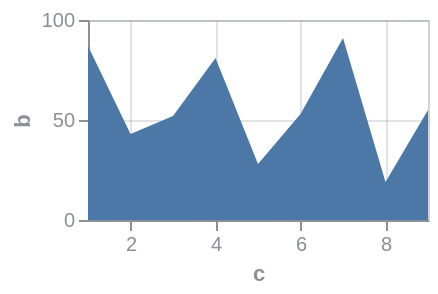

Describe this chart as a Vega-Lite specification.
### Vega specification from a JSON file in a GitHub repository (floating-point values rounded to 4 significant figures)
{"$schema": "https://vega.github.io/schema/vega/v6.json", "background": null, "padding": 5, "width": 170, "height": 100, "style": "cell", "data": [{"name": "source_0", "values": [{"a": "A", "b": 28, "c": 5, "g": "x"}, {"a": "B", "b": 55, "c": 9, "g": "y"}, {"a": "C", "b": 43, "c": 2, "g": "x"}, {"a": "D", "b": 91, "c": 7, "g": "y"}, {"a": "E", "b": 81, "c": 4, "g": "x"}, {"a": "F", "b": 53, "c": 6, "g": "y"}, {"a": "G", "b": 19, "c": 8, "g": "x"}, {"a": "H", "b": 87, "c": 1, "g": "y"}, {"a": "I", "b": 52, "c": 3, "g": "x"}]}, {"name": "data_0", "source": "source_0", "transform": [{"type": "formula", "expr": "toNumber(datum[\"c\"])", "as": "c"}, {"type": "impute", "field": "b", "groupby": [], "key": "c", "method": "value", "value": 0}, {"type": "stack", "groupby": ["c"], "field": "b", "sort": {"field": [], "order": []}, "as": ["b_start", "b_end"], "offset": "zero"}]}], "marks": [{"name": "marks", "type": "area", "style": ["area"], "sort": {"field": "x"}, "from": {"data": "data_0"}, "encode": {"update": {"orient": {"value": "vertical"}, "fill": {"value": "#4c78a8"}, "description": {"signal": "\"c: \" + (format(datum[\"c\"], \"\")) + \"; b: \" + (format(datum[\"b\"], \"\"))"}, "x": {"scale": "x", "field": "c"}, "y": {"scale": "y", "field": "b_end"}, "y2": {"scale": "y", "field": "b_start"}, "defined": {"signal": "isValid(datum[\"c\"]) && isFinite(+datum[\"c\"]) && isValid(datum[\"b\"]) && isFinite(+datum[\"b\"])"}}}}], "scales": [{"name": "x", "type": "linear", "domain": {"data": "data_0", "field": "c"}, "range": [0, {"signal": "width"}], "nice": true, "zero": false}, {"name": "y", "type": "linear", "domain": {"data": "data_0", "fields": ["b_start", "b_end"]}, "range": [{"signal": "height"}, 0], "nice": true, "zero": true}], "axes": [{"scale": "x", "orient": "bottom", "gridScale": "y", "grid": true, "tickCount": {"signal": "ceil(width/40)"}, "domain": false, "labels": false, "aria": false, "maxExtent": 0, "minExtent": 0, "ticks": false, "zindex": 0}, {"scale": "y", "orient": "left", "gridScale": "x", "grid": true, "tickCount": {"signal": "ceil(height/40)"}, "domain": false, "labels": false, "aria": false, "maxExtent": 0, "minExtent": 0, "ticks": false, "zindex": 0}, {"scale": "x", "orient": "bottom", "grid": false, "title": "c", "labelFlush": true, "labelOverlap": true, "tickCount": {"signal": "ceil(width/40)"}, "zindex": 0}, {"scale": "y", "orient": "left", "grid": false, "title": "b", "labelOverlap": true, "tickCount": {"signal": "ceil(height/40)"}, "zindex": 0}], "config": {"axis": {"labelColor": "#8a8f98", "titleColor": "#8a8f98", "domainColor": "#8a8f98", "tickColor": "#8a8f98", "gridColor": "#8a8f98", "gridOpacity": 0.25}, "style": {"cell": {"stroke": "#8a8f98", "strokeOpacity": 0.4}}}}
